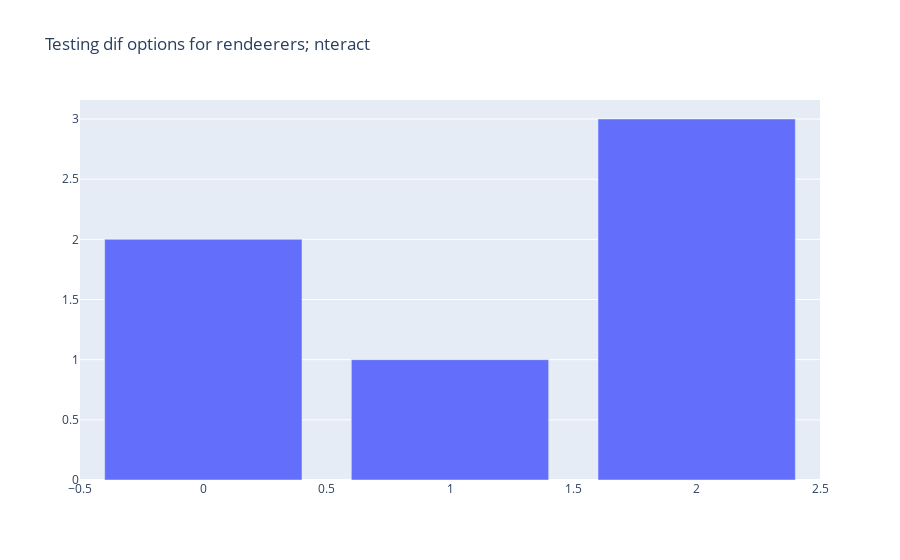

The code cell stored with this chart in its notebook:
### Code cell
fig = go.Figure(
    data=[go.Bar(y=[2, 1, 3])],
    layout_title_text="Testing dif options for rendeerers; nteract"
)
fig.show(renderer="nteract")

### Figure 1 — Plotly figure (JSON) as saved in the notebook; plotly's stock layout.template omitted (floating-point values rounded to 4 significant figures)
{"data": [{"type": "bar", "y": [2, 1, 3]}], "layout": {"autosize": true, "title": {"text": "Testing dif options for rendeerers; nteract"}, "xaxis": {"autorange": true, "range": [-0.5, 2.5]}, "yaxis": {"autorange": true, "range": [0, 3.158], "type": "linear"}}}
